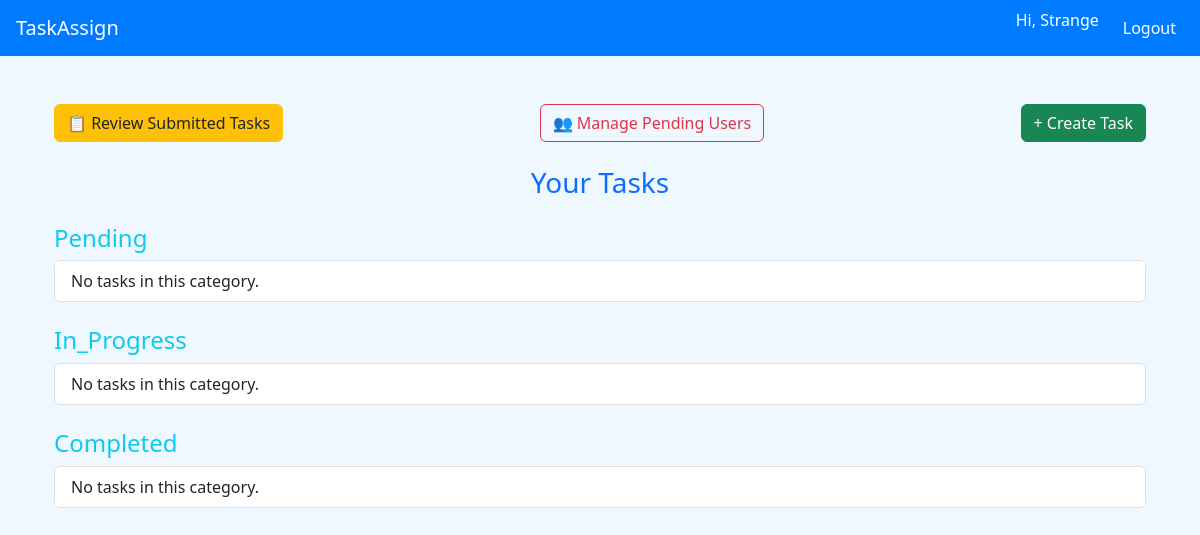
/dashboard/ (signed in), run on an earlier commit of the app's database.
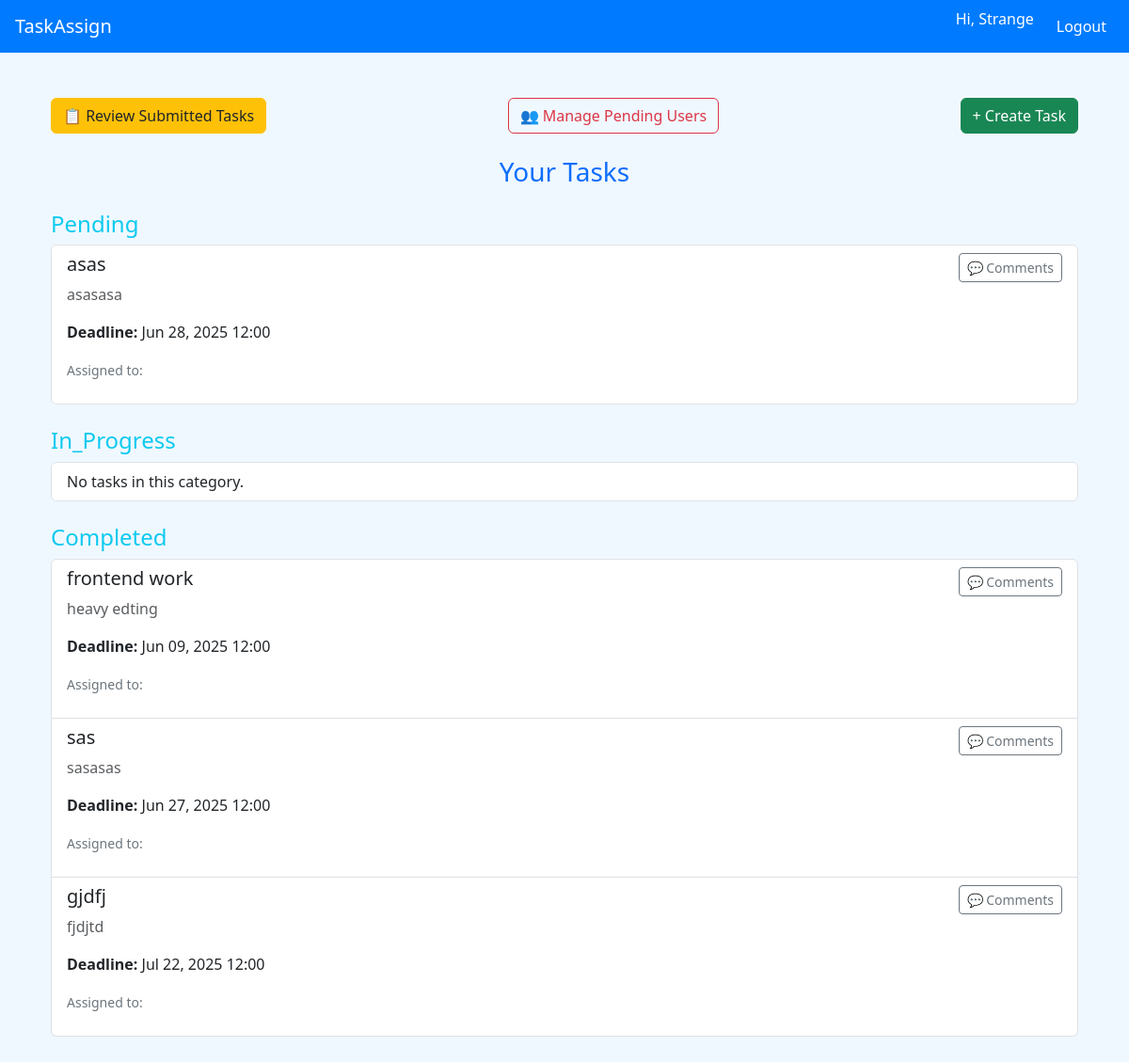
And on a later commit of the database.
### core/models.py (models this page shows, shortened)
class User(AbstractUser):
        ROLE_CHOICES = [
        ('frontend', 'Frontend'),
        ('backend', 'Backend'),
        ('testing', 'Testing'),
        ('ads', 'Ads'),
    ]
        role = models.CharField(max_length=20, choices=ROLE_CHOICES, null=True, blank=True)

class Task(models.Model):
    STATUS_CHOICES = [
        ('PENDING', 'Pending'),
        ('IN_PROGRESS', 'In Progress'),
        ('COMPLETED', 'Completed'),
    ]
    REVIEW_STATUS_CHOICES = [
        ('NONE', 'None'),
        ('VERIFIED', 'Verified'),
        ('REJECTED', 'Rejected'),
    ]
    title = models.CharField(max_length=255)
    description = models.TextField()
    assigned_to = models.ForeignKey(User, on_delete=models.CASCADE)
    status = models.CharField(max_length=20, choices=STATUS_CHOICES, default='PENDING')
    created_at = models.DateTimeField(auto_now_add=True)
    deadline = models.DateTimeField(null=True, blank=True)
    assigned_to = models.ForeignKey(User, null=True, blank=True, on_delete=models.SET_NULL, related_name='individual_tasks')
    assigned_role = models.CharField(max_length=20, choices=User.ROLE_CHOICES, null=True, blank=True)
    submitted_for_review = models.BooleanField(default=False)
    is_verified = models.BooleanField(default=False)
    review_status = models.CharField(max_length=20, choices=REVIEW_STATUS_CHOICES, default='NONE')
    final_description = models.TextField(blank=True, null=True)
    comment = models.TextField(blank=True, null=True)
    changes_description = models.TextField(blank=True, null=True)

### core/views.py (the view)
# urls.py: path('dashboard/', views.dashboard_view, name='dashboard'),
@login_required
def dashboard_view(request):
    user = request.user
    if user.is_staff:
        tasks = Task.objects.all()
    else:
        tasks = Task.objects.filter(assigned_to=user)
    grouped_tasks = {
        'PENDING': tasks.filter(status='PENDING'),
        'IN_PROGRESS': tasks.filter(status='IN_PROGRESS'),
        'COMPLETED': tasks.filter(status='COMPLETED'),
    }
    return render(request, 'core/dashboard.html', {'grouped_tasks': grouped_tasks, 'now': timezone.now()})

### core/templates/core/dashboard.html (shortened to what this page needs)
{% extends 'base.html' %}
{% block content %}
<div class="container mt-4">
    {% if user.is_staff %}
    <div class="d-flex justify-content-between align-items-center mb-4">
        <a class="btn btn-warning text-dark" href="{% url 'submitted_tasks' %}">
            📋 Review Submitted Tasks
        </a>
        <a class="btn btn-outline-danger" href="{% url 'pending_users' %}">
            👥 Manage Pending Users
        </a>
        <a href="{% url 'create_task' %}" class="btn btn-success">+ Create Task</a>
    </div>
    {% endif %}
    <h3 class="mb-4 text-center text-primary">Your Tasks</h3>
    {% for status, task_list in grouped_tasks.items %}
        <h4 class="mt-4 text-info">{{ status|title }}</h4>
        <ul class="list-group mb-4">
        {% for task in task_list %}
            <li class="list-group-item">
                <div class="d-flex justify-content-between align-items-start flex-column flex-md-row">
                    <div class="flex-grow-1 pe-md-4">
                        <h5>{{ task.title }}</h5>
                        {% if task.description %}
                            <p class="text-muted">{{ task.description|truncatechars:120 }}</p>
                        {% endif %}
                        <p>
                            <strong>Deadline:</strong> {{ task.deadline|date:"M d, Y H:i" }}
                        </p>
                        {% if user.is_staff %}
                            <p class="text-secondary"><small>Assigned to: {{ task.assigned_to.username }}</small></p>
                        {% endif %}
                    </div>
                    <div class="d-flex flex-column gap-2 mt-3 mt-md-0">
                        <button class="btn btn-sm btn-outline-secondary" type="button" data-bs-toggle="collapse" data-bs-target="#comments-{{ task.id }}">
                            💬 Comments
                        </button>
                    </div>
                </div>
            </li>
        {% empty %}
            <li class="list-group-item">No tasks in this category.</li>
        {% endfor %}
        </ul>
    {% endfor %}
</div>
{% endblock %}

### core/templates/base.html (shortened to what this page needs)
<!DOCTYPE html>
<html lang="en">
<head>
    <link href="https://cdn.jsdelivr.net/npm/bootstrap@5.3.3/dist/css/bootstrap.min.css" rel="stylesheet">
</head>
<body>
    <nav class="navbar navbar-expand-lg px-3">
        <a class="navbar-brand" href="{% url 'dashboard' %}">   TaskAssign   </a>
        <div class="collapse navbar-collapse">
            <ul class="navbar-nav ms-auto">
                {% if user.is_authenticated %}
                    <li class="nav-item">
                        <span class="navbar-text me-3">Hi, {{ user.username }}</span>
                    </li>
                    <li class="nav-item">
                        <a class="nav-link" href="{% url 'logout' %}">Logout</a>
                    </li>
                {% endif %}
            </ul>
        </div>
    </nav>
    <div class="container py-4">
        {% block content %}{% endblock %}
    </div>
</body>
</html>

### core/templates/base.html (style rules this page uses)
body { background: #f0f8ff; }
.navbar { background-color: #007bff; }
.navbar-brand, .nav-link, .navbar-text { color: #fff !important; }

What changed in the data, as far as the page shows it:
added Task: title "asas", description "asasasa", deadline "Jun 28, 2025 12:00", shown under "Pending"
added Task: title "frontend work", description "heavy edting", deadline "Jun 09, 2025 12:00", shown under "Completed"
added Task: title "sas", description "sasasas", deadline "Jun 27, 2025 12:00", shown under "Completed"
added Task: title "gjdfj", description "fjdjtd", deadline "Jul 22, 2025 12:00", shown under "Completed"
Also different on the page:
list line gone: "No tasks in this category."
